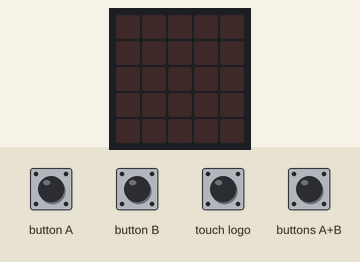
Bench run of a program on a simulated BBC micro:bit (MakeCode). Parts: the board's 5×5 LED display. The inputs (shaded band) are chosen by the test bench.

Above: at 1.2 s.
1.3 s: buttons A+B pressed for 0.15 s
At 2.1 s:
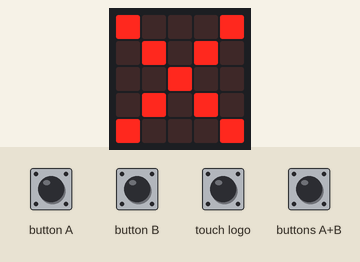
4.0 s: buttons A+B pressed for 1 s
Timing chart, 0 to 7.0 s (numbered marks = the images above; inputs shaded):
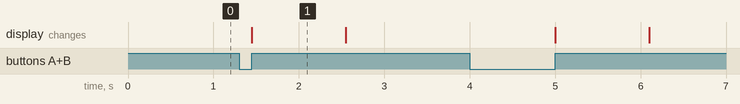

Measured:
- after the input at 1.3 s, the display: changes after 0.15 s (image 1)
- what the display in image 1 shows lasts 1.1 s, from 1.5 s to 2.6 s

The program:

mot_de_passe.py
```python
# Generate code using makcode : https://makecode.microbit.org
# Created by Sp8ceranger (https://github.com/Sp8ceranger) using makcode (https://makecode.microbit.org)
# mot de passe.hex is available here: https://github.com/Sp8ceranger/Spaceranger/edit/main/mot%20de%20passe.hex

def on_button_pressed_a():
    global ENTREE
    ENTREE = "" + ENTREE + "A"
input.on_button_pressed(Button.A, on_button_pressed_a)

def on_button_pressed_ab():
    global ACCEPTED, ENTREE
    if ENTREE == MOT_DE_PASSE:
        basic.show_icon(IconNames.YES)
        ACCEPTED = True
        music.play(music.tone_playable(880, music.beat(BeatFraction.WHOLE)),
            music.PlaybackMode.UNTIL_DONE)
        music.play(music.tone_playable(330, music.beat(BeatFraction.WHOLE)),
            music.PlaybackMode.UNTIL_DONE)
        music.play(music.tone_playable(523, music.beat(BeatFraction.DOUBLE)),
            music.PlaybackMode.UNTIL_DONE)
        music.play(music.tone_playable(330, music.beat(BeatFraction.WHOLE)),
            music.PlaybackMode.UNTIL_DONE)
        music.play(music.tone_playable(831, music.beat(BeatFraction.WHOLE)),
            music.PlaybackMode.UNTIL_DONE)
    else:
        basic.show_icon(IconNames.NO)
    basic.pause(500)
    basic.clear_screen()
    ENTREE = ""
input.on_button_pressed(Button.AB, on_button_pressed_ab)

def on_button_pressed_b():
    global ENTREE
    ENTREE = "" + ENTREE + "B"
input.on_button_pressed(Button.B, on_button_pressed_b)

def on_logo_pressed():
    global ENTREE
    ENTREE = "" + ENTREE + "L"
input.on_logo_event(TouchButtonEvent.PRESSED, on_logo_pressed)

ENTREE = ""
ACCEPTED = False
MOT_DE_PASSE = ""
MOT_DE_PASSE = "AABL" # password : buton A (A) + buton B (B) + Logo (L)
ACCEPTED = False
music.set_volume(127)

def on_forever():
    if ACCEPTED == True:
        # when the password is valid
        pass
basic.forever(on_forever)
```
